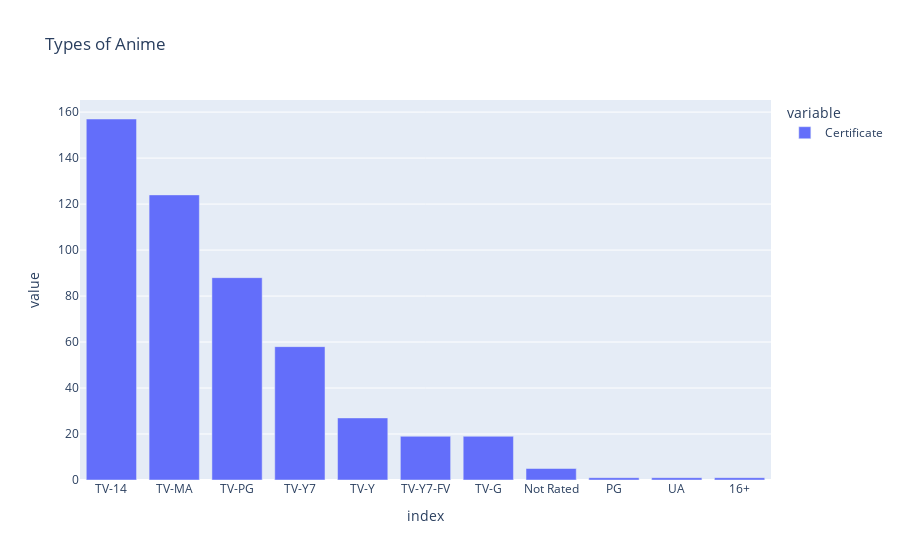

The notebook cell saved with this chart:
### Code cell
px.bar(df['Certificate'].value_counts(),title='Types of Anime')

### Figure 1 — Plotly figure (JSON) as saved in the notebook; plotly's stock layout.template omitted (floating-point values rounded to 4 significant figures)
{"data": [{"alignmentgroup": "True", "hovertemplate": "variable=Certificate<br>index=%{x}<br>value=%{y}<extra></extra>", "legendgroup": "Certificate", "marker": {"color": "#636efa", "pattern": {"shape": ""}}, "name": "Certificate", "offsetgroup": "Certificate", "orientation": "v", "showlegend": true, "textposition": "auto", "type": "bar", "x": ["TV-14", "TV-MA", "TV-PG", "TV-Y7", "TV-Y", "TV-Y7-FV", "TV-G", "Not Rated", "PG", "UA", "16+"], "xaxis": "x", "y": [157, 124, 88, 58, 27, 19, 19, 5, 1, 1, 1], "yaxis": "y"}], "layout": {"barmode": "relative", "legend": {"title": {"text": "variable"}, "tracegroupgap": 0}, "title": {"text": "Types of Anime"}, "xaxis": {"anchor": "y", "domain": [0, 1], "title": {"text": "index"}}, "yaxis": {"anchor": "x", "domain": [0, 1], "title": {"text": "value"}}}}
